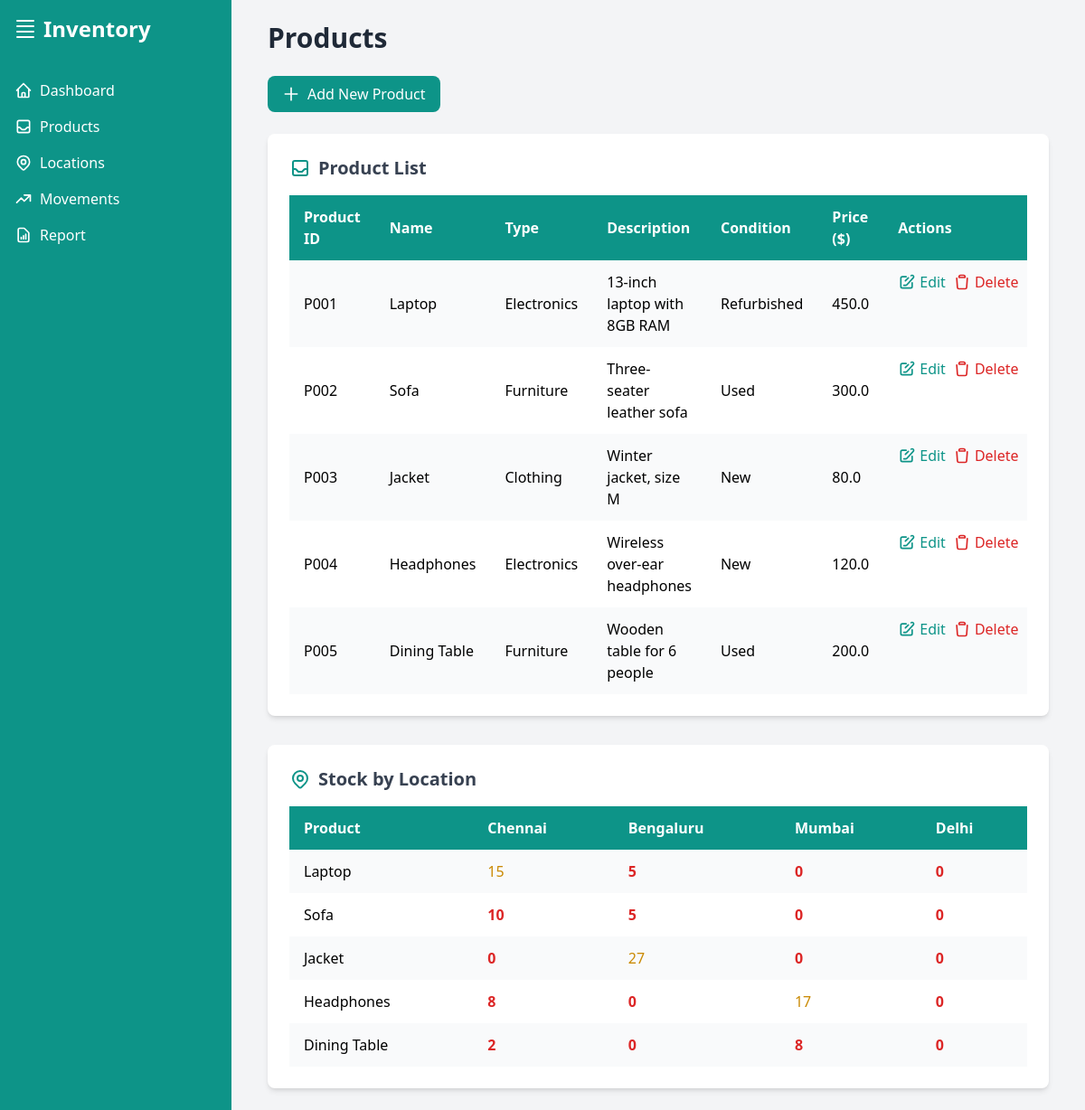
Page /products on the committed database.
### tables this page shows
CREATE TABLE products (
    product_id TEXT PRIMARY KEY,
    name TEXT NOT NULL,
    type TEXT,
    description TEXT,
    condition TEXT,
    price REAL NOT NULL CHECK (price > 0 AND price <= 1000)
);

CREATE TABLE locations (
    location_id TEXT PRIMARY KEY,
    city TEXT
);

### app.py (the view)
@app.route('/products')
def view_products():
    conn = get_db()
    products = conn.execute('SELECT * FROM products').fetchall()
    locations = conn.execute('SELECT * FROM locations').fetchall()
    stock_data = {product['product_id']: {location['location_id']: 0 for location in locations} for product in products}
    for movement in conn.execute('SELECT * FROM movements'):
        product_id = movement['product_id']
        qty = movement['qty']
        from_location = movement['from_location']
        to_location = movement['to_location']
        if from_location:
            stock_data[product_id][from_location] -= qty
        if to_location:
            stock_data[product_id][to_location] += qty
    conn.close()
    return render_template('products.html', products=products, locations=locations, stock_data=stock_data)

### app.py (called while the page is built)
def get_db():
    conn = sqlite3.connect(DATABASE)
    conn.row_factory = sqlite3.Row
    return conn

### Templates/products.html (shortened to what this page needs)
{% extends 'base.html' %}
{% block content %}
<h1 class="text-3xl font-bold text-gray-800 mb-6">Products</h1>
<div class="flex space-x-4 mb-6">
    <a href="{{ url_for('add_product') }}" class="bg-teal-600 text-white py-2 px-4 rounded-lg hover:bg-teal-700 flex items-center">
        <svg class="w-5 h-5 mr-2" fill="none" stroke="currentColor" viewBox="0 0 24 24" xmlns="http://www.w3.org/2000/svg">
            <path stroke-linecap="round" stroke-linejoin="round" stroke-width="2" d="M12 4v16m8-8H4"></path>
        </svg>
        Add New Product
    </a>
</div>
{% if products %}
    <div class="bg-white p-6 rounded-lg shadow-md mb-8">
        <h2 class="text-xl font-semibold text-gray-700 mb-4 flex items-center">
            Product List
        </h2>
        <div class="overflow-x-auto">
            <table class="min-w-full">
                <thead>
                    <tr class="bg-teal-600 text-white">
                        <th class="py-3 px-4 text-left">Product ID</th>
                        <th class="py-3 px-4 text-left">Name</th>
                        <th class="py-3 px-4 text-left">Type</th>
                        <th class="py-3 px-4 text-left">Description</th>
                        <th class="py-3 px-4 text-left">Condition</th>
                        <th class="py-3 px-4 text-left">Price ($)</th>
                        <th class="py-3 px-4 text-left">Actions</th>
                    </tr>
                </thead>
                <tbody>
                    {% for product in products %}
                        <tr class="{% if loop.index0 % 2 == 0 %}bg-gray-50{% else %}bg-white{% endif %} hover:bg-gray-100">
                            <td class="py-3 px-4">{{ product.product_id }}</td>
                            <td class="py-3 px-4">{{ product.name }}</td>
                            <td class="py-3 px-4">{{ product.type or 'N/A' }}</td>
                            <td class="py-3 px-4">{{ product.description or 'N/A' }}</td>
                            <td class="py-3 px-4">{{ product.condition or 'N/A' }}</td>
                            <td class="py-3 px-4">{{ product.price }}</td>
                            <td class="py-3 px-4 flex space-x-2">
                                <a href="{{ url_for('edit_product', id=product.product_id) }}" class="text-teal-600 hover:text-teal-800 flex items-center">
                                    Edit
                                </a>
                                <a href="{{ url_for('delete_product', id=product.product_id) }}" onclick="return confirm('Are you sure you want to delete this product?')" class="text-red-600 hover:text-red-800 flex items-center">
                                    <svg class="w-5 h-5 mr-1" fill="none" stroke="currentColor" viewBox="0 0 24 24" xmlns="http://www.w3.org/2000/svg">
                                        <path stroke-linecap="round" stroke-linejoin="round" stroke-width="2" d="M19 7l-.867 12.142A2 2 0 0116.138 21H7.862a2 2 0 01-1.995-1.858L5 7m5-4h4a2 2 0 012 2v1H8V5a2 2 0 012-2z"></path>
                                    </svg>
                                    Delete
                                </a>
                            </td>
                        </tr>
                    {% endfor %}
                </tbody>
            </table>
        </div>
    </div>
    <div class="bg-white p-6 rounded-lg shadow-md">
        <h2 class="text-xl font-semibold text-gray-700 mb-4 flex items-center">
            Stock by Location
        </h2>
        <div class="overflow-x-auto">
            <table class="min-w-full">
                <thead>
                    <tr class="bg-teal-600 text-white">
                        <th class="py-3 px-4 text-left">Product</th>
                        {% for location in locations %}
                            <th class="py-3 px-4 text-left">{{ location.city }}</th>
                        {% endfor %}
                    </tr>
                </thead>
                <tbody>
                    {% for product in products %}
                        <tr class="{% if loop.index0 % 2 == 0 %}bg-gray-50{% else %}bg-white{% endif %} hover:bg-gray-100">
                            <td class="py-3 px-4">{{ product.name }}</td>
                            {% for location in locations %}
                                <td class="py-3 px-4">
                                    <span class="{% if stock_data[product.product_id][location.location_id] <= 10 %}text-red-600 font-semibold{% elif stock_data[product.product_id][location.location_id] <= 50 %}text-yellow-600{% else %}text-green-600{% endif %}">
                                        {{ stock_data[product.product_id][location.location_id] }}
                                    </span>
                                </td>
                            {% endfor %}
                        </tr>
                    {% endfor %}
                </tbody>
            </table>
        </div>
    </div>
{% else %}
    <p class="text-gray-600 italic">No products found.</p>
{% endif %}
{% endblock %}

### rows in the picture
products: product_id "P001", name "Laptop", type "Electronics", description "13-inch laptop with 8GB RAM", condition "Refurbished", price "450.0"
products: product_id "P002", name "Sofa", type "Furniture", description "Three-seater leather sofa", condition "Used", price "300.0"
products: product_id "P003", name "Jacket", type "Clothing", description "Winter jacket, size M", condition "New", price "80.0"
products: product_id "P004", name "Headphones", type "Electronics", description "Wireless over-ear headphones", condition "New", price "120.0"
products: product_id "P005", name "Dining Table", type "Furniture", description "Wooden table for 6 people", condition "Used", price "200.0"
locations: city "Chennai", stock_data "15", stock_data "10", stock_data "0", stock_data "8", stock_data "2"
locations: city "Bengaluru", stock_data "5", stock_data "27", stock_data "0"
locations: city "Mumbai", stock_data "0", stock_data "17", stock_data "8"
locations: city "Delhi", stock_data "0"
